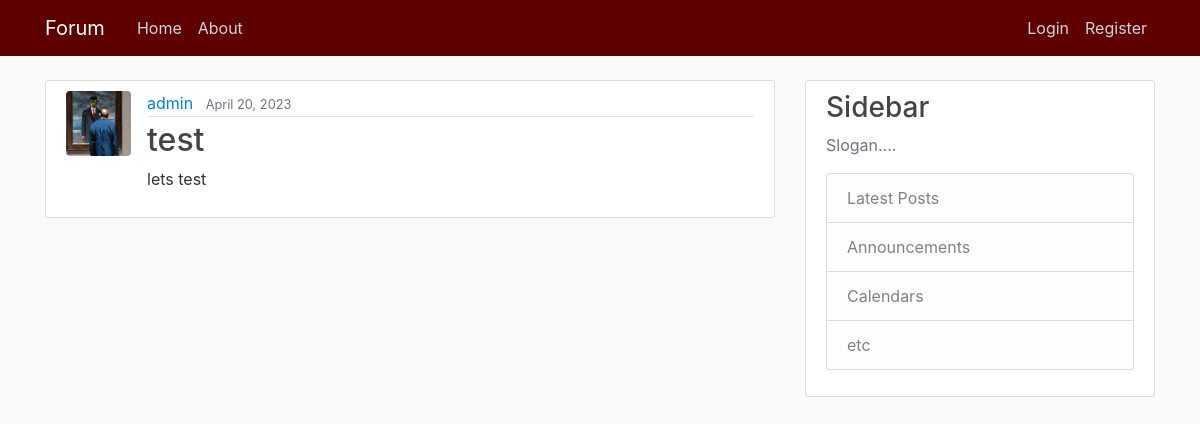
Before: / with the older database file.
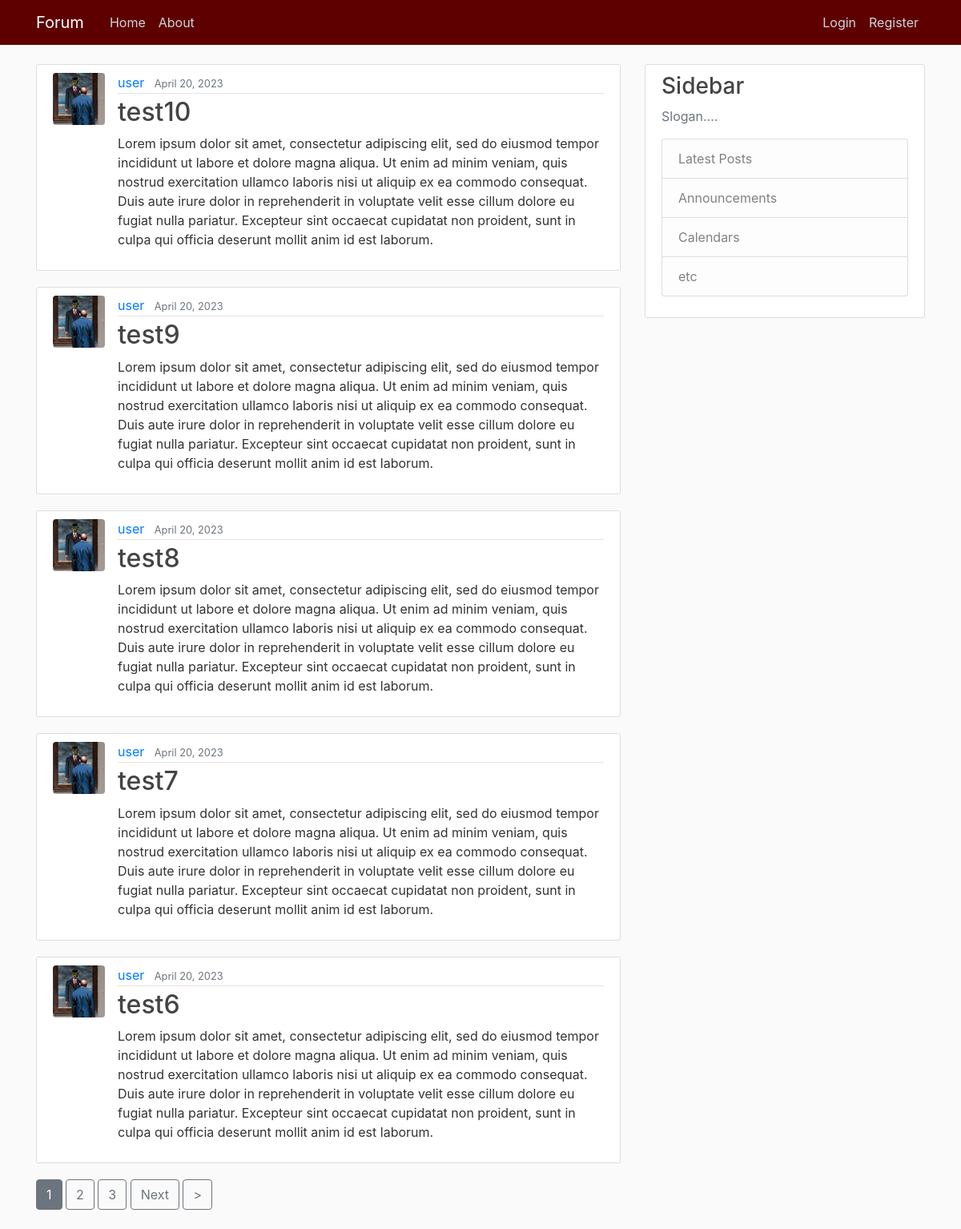
After: the same page with the newer database file.
### blog/models.py (models this page shows, shortened)
class Post(models.Model):
    title = models.CharField(max_length=150)                    # Title field for 150 characters
    content = models.TextField()                                # Text field
    date_posted = models.DateTimeField(default=timezone.now)    # Time Stamp for the defaults Time Zone
    author = models.ForeignKey(User, on_delete=models.CASCADE)  # User if User gets delete, so are its Posts

### users/models.py (models this page shows, shortened)
class Profile(models.Model):
    user = models.OneToOneField(User, on_delete=models.CASCADE)
    image = models.ImageField(default='default.png' or 'default_a', upload_to='profile_img')

### blog/views.py (the view)
# urls.py: path('', PostListView.as_view(), name='blog-home'),
class PostListView(ListView):
    model = Post
    template_name = 'blog/home.html'
    context_object_name = 'posts'
    ordering = ['-date_posted']
    paginate_by = 5

### blog/templates/blog/home.html (shortened to what this page needs)
{% extends "blog/base.html" %}
{% block content %}
    {% for post in posts %}
        <article class="media content-section">
          <img class="rounded img-frame" src="{{ post.author.profile.image.url }}" alt="">
          <div class="media-body">
            <div class="article-metadata">
              <a class="mr-2" href="#">{{ post.author }}</a>
              <small class="text-muted">{{ post.date_posted|date:"N d, Y" }}</small>
            </div>
            <h2><a class="article-title" href="{% url 'post-detail' post.id %}">{{ post.title }}</a></h2>
            <p class="article-content">{{ post.content }}</p>
          </div>
        </article>
    {% endfor %}
    {% if is_paginated %}
      {% for num in page_obj.paginator.page_range %}
        {% if page_obj.number == num %}
          <a class="btn btn-secondary mb-4" href="?page={{ num }}">{{ num }}</a>
        {% elif num > page_obj.number|add:'-3' and num < page_obj.number|add:'3' %}
          <a class="btn btn-outline-secondary mb-4" href="?page={{ num }}">{{ num }}</a>
        {% endif %}
      {% endfor %}
      {% if page_obj.has_next %}
        <a class="btn btn-outline-secondary mb-4" href="?page={{ page_obj.next_page_number }}">Next</a>
        <a class="btn btn-outline-secondary mb-4" href="?page={{ page_obj.paginator.num_pages }}">></a>
      {% endif %}
    {% endif %}
{% endblock %}

### blog/templates/blog/base.html (shortened to what this page needs)
{% load static %}
<!DOCTYPE html>
<html>
<head>
    <link rel="stylesheet" href="https://maxcdn.bootstrapcdn.com/bootstrap/4.0.0/css/bootstrap.min.css">
    <link rel="stylesheet" type="text/css" href="{% static '/css/style.css' %}">
</head>
<body>
    <header class="site-header">
      <nav class="navbar navbar-expand-md navbar-dark bg-steel fixed-top">
        <div class="container">
          <a class="navbar-brand mr-4" href="{% url 'blog-home' %}">Forum</a>
          <div class="collapse navbar-collapse" id="navbarToggle">
            <div class="navbar-nav mr-auto">
              <a class="nav-item nav-link" href="{% url 'blog-home' %}">Home</a>
              <a class="nav-item nav-link" href="{% url 'blog-about' %}">About</a>
            </div>
            <div class="navbar-nav">
              {% if user.is_authenticated %}
                <a class="nav-item nav-link" href="{% url 'post-create' %}">Post</a>
                <a class="nav-item nav-link" href="{% url 'profile' %}">Profile</a>
                <a class="nav-item nav-link" href="{% url 'logout' %}">Logout</a>
              {% else %}
                <a class="nav-item nav-link" href="{% url 'login' %}">Login</a>
                <a class="nav-item nav-link" href="{% url 'register' %}">Register</a>
              {% endif %}
            </div>
          </div>
        </div>
      </nav>
    </header>
    <main role="main" class="container">
      <div class="row">
        <div class="col-md-8">
          {% block content %}
          {% endblock %}
        </div>
        <div class="col-md-4">
          <div class="content-section">
            <h3>Sidebar</h3>
            <p class='text-muted'>Slogan....
              <ul class="list-group">
                <li class="list-group-item list-group-item-light">Latest Posts</li>
                <li class="list-group-item list-group-item-light">Announcements</li>
                <li class="list-group-item list-group-item-light">Calendars</li>
                <li class="list-group-item list-group-item-light">etc</li>
              </ul>
            </p>
          </div>
        </div>
      </div>
    </main>
</body>
</html>

### blog/static/css/style.css (style rules this page uses)
body { background: #fafafa; color: #333333; margin-top: 5rem; }
h1, h2, h3, h4, h5, h6 { color: #444444; }
ul { margin: 0; }
.bg-steel { background-color: #5e0000; }
.site-header .navbar-nav .nav-link { color: #cbd5db; }
.content-section { background: #ffffff; padding: 10px 20px; border: 1px solid #dddddd; border-radius: 3px; margin-bottom: 20px; }
.article-title { color: #444444; }
.article-content { white-space: pre-line; }
.img-frame { height: 65px; width: 65px; margin-right: 16px; }
.article-metadata { padding-bottom: 1px; margin-bottom: 4px; border-bottom: 1px solid #e3e3e3 }

Changed rows visible on the page:
no longer on this page (row edited): Post: author.profile.image (placeholder picture), author "admin", date_posted "April 20, 2023", title "test", content "lets test"
added Post: author.profile.image (placeholder picture), author "user", date_posted "April 20, 2023", title "test10", content "Lorem ipsum dolor sit amet, consectetur adipiscing elit, sed do eiusmod tempor incididunt ut labore et dolore magna aliqua. Ut enim ad minim veniam, quis nostrud exercitation ullamco laboris nisi ut aliquip ex ea commodo consequat. Duis aute irure dolor in reprehenderit in voluptate velit esse cillum dolore eu fugiat nulla pariatur. Excepteur sint occaecat cupidatat non proident, sunt in culpa qui officia deserunt mollit anim id est laborum."
added Post: author.profile.image (placeholder picture), author "user", date_posted "April 20, 2023", title "test9", content "Lorem ipsum dolor sit amet, consectetur adipiscing elit, sed do eiusmod tempor incididunt ut labore et dolore magna aliqua. Ut enim ad minim veniam, quis nostrud exercitation ullamco laboris nisi ut aliquip ex ea commodo consequat. Duis aute irure dolor in reprehenderit in voluptate velit esse cillum dolore eu fugiat nulla pariatur. Excepteur sint occaecat cupidatat non proident, sunt in culpa qui officia deserunt mollit anim id est laborum."
added Post: author.profile.image (placeholder picture), author "user", date_posted "April 20, 2023", title "test8", content "Lorem ipsum dolor sit amet, consectetur adipiscing elit, sed do eiusmod tempor incididunt ut labore et dolore magna aliqua. Ut enim ad minim veniam, quis nostrud exercitation ullamco laboris nisi ut aliquip ex ea commodo consequat. Duis aute irure dolor in reprehenderit in voluptate velit esse cillum dolore eu fugiat nulla pariatur. Excepteur sint occaecat cupidatat non proident, sunt in culpa qui officia deserunt mollit anim id est laborum."
added Post: author.profile.image (placeholder picture), author "user", date_posted "April 20, 2023", title "test7", content "Lorem ipsum dolor sit amet, consectetur adipiscing elit, sed do eiusmod tempor incididunt ut labore et dolore magna aliqua. Ut enim ad minim veniam, quis nostrud exercitation ullamco laboris nisi ut aliquip ex ea commodo consequat. Duis aute irure dolor in reprehenderit in voluptate velit esse cillum dolore eu fugiat nulla pariatur. Excepteur sint occaecat cupidatat non proident, sunt in culpa qui officia deserunt mollit anim id est laborum."
added Post: author.profile.image (placeholder picture), author "user", date_posted "April 20, 2023", title "test6", content "Lorem ipsum dolor sit amet, consectetur adipiscing elit, sed do eiusmod tempor incididunt ut labore et dolore magna aliqua. Ut enim ad minim veniam, quis nostrud exercitation ullamco laboris nisi ut aliquip ex ea commodo consequat. Duis aute irure dolor in reprehenderit in voluptate velit esse cillum dolore eu fugiat nulla pariatur. Excepteur sint occaecat cupidatat non proident, sunt in culpa qui officia deserunt mollit anim id est laborum."
Other visible differences:
new list line: "1"
new list line: "2"
new list line: "3"
text now shown: "Next >"
